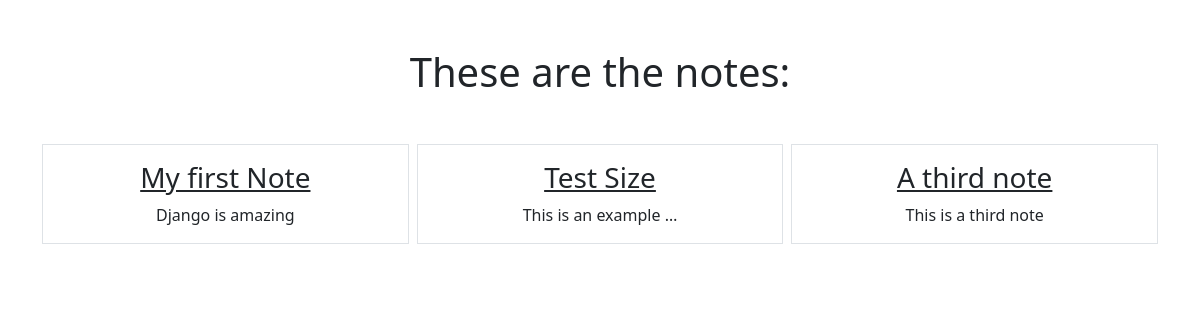
/smart/notes (signed in), run on an earlier commit of the app's database.
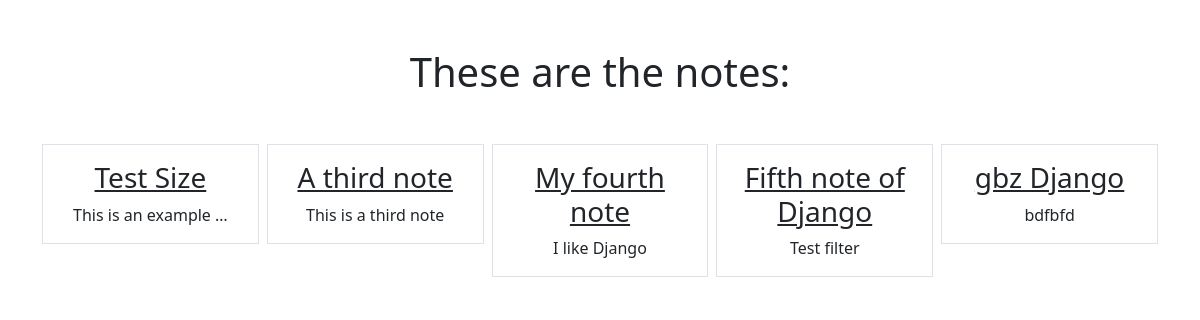
And on a later commit of the database.
### notes/models.py (models this page shows)
class Notes(models.Model):
    title = models.CharField(max_length=200)
    text = models.TextField()
    created = models.DateTimeField(auto_now_add=True)
    size = models.IntegerField(default=0)
    user = models.ForeignKey(User, on_delete=models.CASCADE, related_name="notes")

### notes/views.py (the view)
# urls.py: path('notes', views.NotesListView.as_view(), name='notes.list'),
class NotesListView(ListView, LoginRequiredMixin):
    model = Notes
    context_object_name = 'notes'
    template_name = 'notes/notes_list.html'
    login_url = "/admin"
    def get_queryset(self):
        return self.request.user.notes.all()

### notes/templates/notes/notes_list.html
{% extends "base.html" %}
{% block content %}
    <h1 class="my-5">These are the notes:</h1>
        <div class="row row-cols3 g-2">
            {% for note in notes %}
            <div class="col">
                <div class="p-3 border">
                    <a href="{% url 'notes.detail' pk=note.id %}" class="text-dark text-decoration-non">
                        <h3>{{note.title}}</h3>
                    </a>
                    {{note.text|truncatechars:20}}
                </div>
            </div>
            {% endfor %}
        </div>
{% endblock %}

### static/templates/base.html (shortened to what this page needs)
{% load static %}
<html>
    <head>
        <link href="https://cdn.jsdelivr.net/npm/bootstrap@5.0.1/dist/css/bootstrap.min.css" rel="stylesheet">
    </head>
    <body>
      <div class="my-5 text-center container">
        {% block content %}
        {% endblock %}
      </div>
    </body>
</html>

What changed in the data, as far as the page shows it:
removed Notes: title "My first Note", text "Django is amazing"
added Notes: title "My fourth note", text "I like Django"
added Notes: title "Fifth note of Django", text "Test filter"
added Notes: title "gbz Django", text "bdfbfd"
